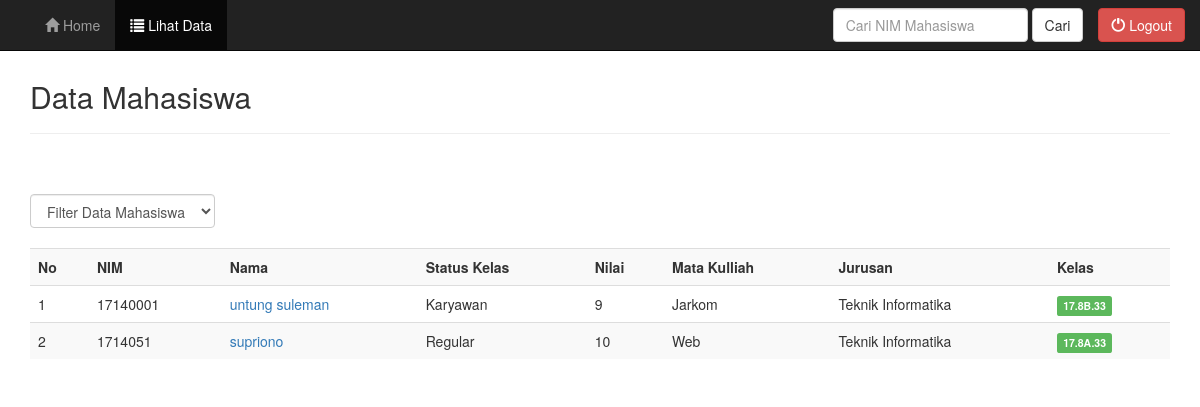
/user/data.php (signed in), run on the app's committed database.
### tables this page shows
CREATE TABLE `tbl_mahasiswa` (
  `ID` bigint(20) UNSIGNED NOT NULL,
  `username` varchar(20) NOT NULL,
  `password` varchar(32) NOT NULL,
  `level` varchar(30) NOT NULL,
  `nim` varchar(20) NOT NULL,
  `nama` varchar(50) NOT NULL,
  `kelas` varchar(20) NOT NULL,
  `nilai` int(13) NOT NULL,
  `email` varchar(30) NOT NULL,
  `mata_kuliah` varchar(50) NOT NULL,
  `jurusan` varchar(50) NOT NULL
);

### user/data.php (the view, shortened to what this page needs)
<?php
include("header.php");
include("../koneksi.php");
?>
	<div class="container">
		<div class="content">
			<h2>Data Mahasiswa</h2>
			<hr />
			<br />
			<br>
			<form class="form-inline" method="get">
				<div class="form-group">
					<select name="filter" class="form-control" onchange="form.submit()">
						<option value="0">Filter Data Mahasiswa</option>
						<?php $filter = (isset($_GET['filter']) ? strtolower($_GET['filter']) : NULL);  ?>
					</select>
				</div>
			</form>
		</div>
			<div class="table-responsive">
				<table class="table table-striped table-hover">
					<tr>
						<th>No</th>
						<th>NIM</th>
						<th>Nama</th>
						<th>Status Kelas</th>
						<th>Nilai</th>
						<th>Mata Kulliah</th>
						<th>Jurusan</th>
						<th>Kelas</th>
					</tr>
					<?php
					if ($filter){
							$sql = mysqli_query($koneksi, "SELECT * FROM tbl_mahasiswa WHERE kelas='$filter' ORDER BY nim ASC");
						}else{
							$sql = mysqli_query($koneksi, "SELECT * FROM tbl_mahasiswa ORDER BY nim ASC");
					}
					if(mysqli_num_rows($sql) == 0){
						echo '<tr><td colspan="14">Data Tidak Ada.</td></tr>';
						}else{
						$no = 1;
						while($row = mysqli_fetch_assoc($sql)){
							echo '
							<tr>
								<td>'.$no.'</td>
								<td>'.$row['nim'].'</td>
								<td><a href="profile_mahasiswa.php?nim='.$row['nim'].'">'.$row['nama'].'</a></td>
								<td>'.$row['kelas'].'</td>
								<td>'.$row['nilai'].'</td>
								<td>'.$row['mata_kuliah'].'</td>
								<td>'.$row['jurusan'].'</td>
								<td>';
								if($row['kelas'] == 'Regular'){
									echo '<span class="label label-success">17.8A.33</span>';
								}
								else if ($row['kelas'] == 'Karyawan' ){
									echo '<span class="label label-success">17.8B.33</span>';
								}
								echo '
								</td>
							</tr>
							';
							$no++;
						}
					}
					?>
				</table>
			</div>
		</div>
<?php
include("footer.php");
?>

### style.css (style rules this page uses)
.content { margin-top: 80px; }

### data on the page
tbl_mahasiswa: nim "17140001", nama "untung suleman", kelas "Karyawan", nilai "9", mata_kuliah "Jarkom", jurusan "Teknik Informatika", shows "17.8B.33"
tbl_mahasiswa: nim "1714051", nama "supriono", kelas "Regular", nilai "10", mata_kuliah "Web", jurusan "Teknik Informatika", shows "17.8A.33"
